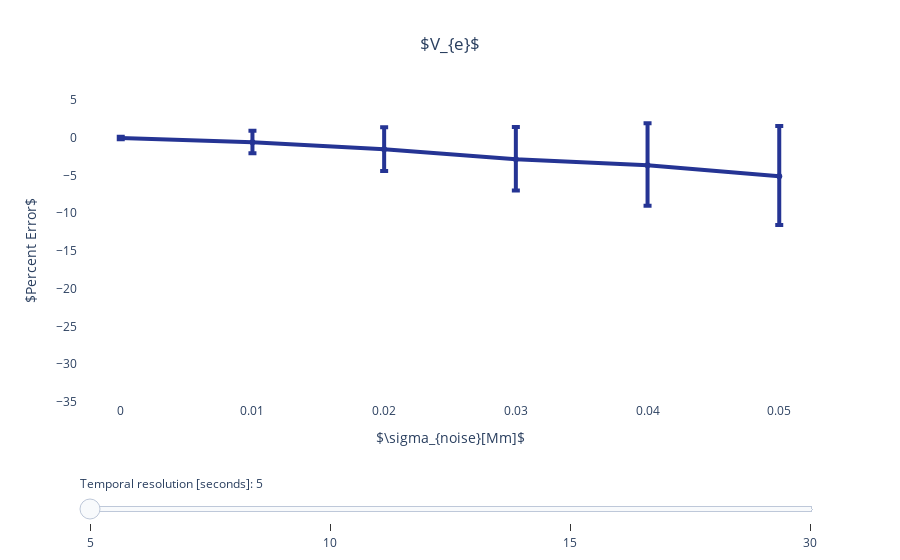

Write notebook code for a chart like this one.
### Markdown cell above
## Figure 2 - first subfigure

### Code cell
file = loadmat('fig2andfig3vars.mat')

listSigmaC = np.squeeze(np.asarray((np.reshape(file['listSigmaC'], 6))))

curErr3 = file['curErr3']
errQt3 = file['errQt3']
errMd3 = file['errMd3']

# First subplot
line_colours = cycle(['#253494','#2C7fB8','#41B6C4','#A1DAB4'])
legend_values=cycle(['5','10','15','30'])

fig = go.Figure()
for i in range(0,4):
    finalErrMd3=np.squeeze(np.asarray((np.reshape(errMd3[i,:], 6))))
    finalErrorDiff3=np.squeeze(np.asarray((np.reshape(abs(errQt3[i,:,0]-errMd3[i,:]), 6))))
    finalErrorDiffMinus3=np.squeeze(np.asarray((np.reshape(abs(errQt3[i,:,1]-errMd3[i,:]), 6))))
    fig.add_trace(go.Scatter(
        visible=False,
        x=listSigmaC,
        y=finalErrMd3,
        error_y=dict(
            type='data', # value of error bar given in data coordinates
            array=finalErrorDiff3,
            arrayminus=finalErrorDiffMinus3,
            symmetric=False,
            visible=True,
            thickness=4),
        line_color=next(line_colours),
        line_width=4, showlegend=False, name=next(legend_values)
    ))
    

# Default value on the slider    
fig.data[0].visible = True
legend_values = [5, 10, 15, 30]

# Create and add slider
steps = []
for i in range(len(fig.data)):
    step = dict(
        method="update",
        args=[{"visible": [False] * len(fig.data)}],  # layout attribute
        value=legend_values[i],
        label=legend_values[i]        
    )
    step["args"][0]["visible"][i] = True  # Toggle i'th trace to "visible"
    steps.append(step)

sliders = [dict(
    active=4,
    currentvalue={"prefix": "Temporal resolution [seconds]: "},
    pad={"t": 70}, #upper padding 
    steps=steps
)]


fig.update_xaxes(title_text=r'$\sigma_{noise}[Mm]$')
fig.update_layout(title=dict(text=r'$V_{e}$',
                             x=0.5,
                             xanchor='center'),
                  yaxis=dict(title=r'$Percent Error$',
                             showline=True,
                             range=[-35,5],
                             tickvals=[-35,-30,-25,-20,-15,-10,-5,0,5],
                             ), 
                  plot_bgcolor='#ffffff',
                  legend=dict(yanchor='bottom', y=0.20, xanchor='right', x=0.30),
                  sliders=sliders)



fig.show()

### Figure 1 — Plotly figure (JSON) as saved in the notebook; plotly's stock layout.template omitted (floating-point values rounded to 4 significant figures)
{"data": [{"error_y": {"array": [0.1679, 1.521, 2.932, 4.273, 5.576, 6.678], "arrayminus": [0.152, 1.449, 2.856, 4.13, 5.363, 6.445], "symmetric": false, "thickness": 4, "type": "data", "visible": true}, "line": {"color": "#253494", "width": 4}, "name": "5", "showlegend": false, "type": "scatter", "visible": true, "x": [0, 0.01, 0.02, 0.03, 0.04, 0.05], "y": [-0.04438, -0.6035, -1.535, -2.841, -3.648, -5.109]}, {"error_y": {"array": [1.801, 3.489, 4.948, 6.433, 7.657, 8.791], "arrayminus": [1.616, 3.411, 5.105, 6.53, 7.779, 8.809], "symmetric": false, "thickness": 4, "type": "data", "visible": true}, "line": {"color": "#2C7fB8", "width": 4}, "name": "10", "showlegend": false, "type": "scatter", "visible": false, "x": [0, 0.01, 0.02, 0.03, 0.04, 0.05], "y": [-0.3938, -1.597, -2.88, -4.175, -6.262, -9.085]}, {"error_y": {"array": [3.985, 6.03, 7.758, 9.092, 10.02, 11.02], "arrayminus": [3.97, 5.926, 8.012, 9.346, 10.56, 11.65], "symmetric": false, "thickness": 4, "type": "data", "visible": true}, "line": {"color": "#41B6C4", "width": 4}, "name": "15", "showlegend": false, "type": "scatter", "visible": false, "x": [0, 0.01, 0.02, 0.03, 0.04, 0.05], "y": [-0.8398, -2.155, -3.499, -5.849, -8.799, -11.65]}, {"error_y": {"array": [6.331, 9.082, 11.99, 13.66, 15.06, 15.7], "arrayminus": [10.69, 10.84, 12.27, 13.81, 15.33, 16.59], "symmetric": false, "thickness": 4, "type": "data", "visible": true}, "line": {"color": "#A1DAB4", "width": 4}, "name": "30", "showlegend": false, "type": "scatter", "visible": false, "x": [0, 0.01, 0.02, 0.03, 0.04, 0.05], "y": [-1.631, -4.098, -6.47, -9.183, -11.86, -15.69]}], "layout": {"legend": {"x": 0.3, "xanchor": "right", "y": 0.2, "yanchor": "bottom"}, "plot_bgcolor": "#ffffff", "sliders": [{"active": 4, "currentvalue": {"prefix": "Temporal resolution [seconds]: "}, "pad": {"t": 70}, "steps": [{"args": [{"visible": [true, false, false, false]}], "label": "5", "method": "update", "value": "5"}, {"args": [{"visible": [false, true, false, false]}], "label": "10", "method": "update", "value": "10"}, {"args": [{"visible": [false, false, true, false]}], "label": "15", "method": "update", "value": "15"}, {"args": [{"visible": [false, false, false, true]}], "label": "30", "method": "update", "value": "30"}]}], "title": {"text": "$V_{e}$", "x": 0.5, "xanchor": "center"}, "xaxis": {"title": {"text": "$\\sigma_{noise}[Mm]$"}}, "yaxis": {"range": [-35, 5], "showline": true, "tickvals": [-35, -30, -25, -20, -15, -10, -5, 0, 5], "title": {"text": "$Percent Error$"}}}}
